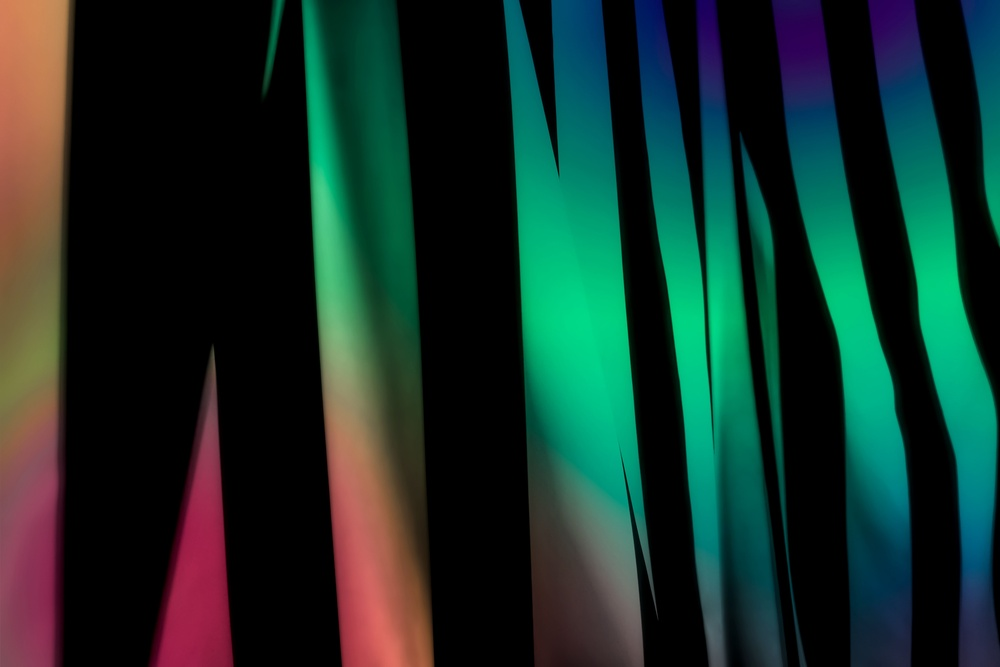
#> input picture main/L08_fourier_transform_*/dataset/absback_img_06.jpg, 1000 x 667 px, shrunk from 7360 x 4907 before the run
$ jupyter execute --allow-errors L08_main.ipynb
#> lines starting #> are read from the running program, lines starting #| are printed output that depends on the picture
# Bài thực hành: Tạo nhiễu (Noise) và quan sát bằng Fourier Transform

Trong xử lý ảnh kỹ thuật số, biến đổi Fourier 2D (2D Fourier Transform) là một công cụ toán học mạnh mẽ giúp chuyển đổi tín hiệu từ **miền không gian (Spatial Domain)** sang **miền tần số (Frequency Domain)**.

Bài thực hành này minh họa cách tạo các loại nhiễu phổ biến (**Gaussian, Salt & Pepper, Speckle, Poisson, Periodic**) trên ảnh xám và phân tích đặc trưng phổ tần số của chúng.

### 1. Import các thư viện cần thiết

- **`cv2` (OpenCV)**: Đọc ảnh, chuyển đổi hệ màu và xử lý ảnh cơ bản.
- **`numpy`**: Xử lý ma trận số học và thực hiện biến đổi Fourier nhanh 2D (`np.fft.fft2`, `np.fft.fftshift`).
- **`matplotlib.pyplot`**: Hiển thị trực quan ảnh và các phổ biên độ/pha.

[cell 1]
import cv2
import numpy as np
import matplotlib.pyplot as plt

### 2. Đọc và tiền xử lý ảnh đầu vào

Bước này thực hiện:
1. Đọc ảnh từ đường dẫn `dataset/absback_img_06.jpg`.
2. Kiểm tra tính hợp lệ của dữ liệu ảnh.
3. Chuyển đổi từ hệ màu **BGR** mặc định của OpenCV sang **RGB** (để hiển thị bằng Matplotlib) và **Grayscale** (ảnh xám một kênh dùng cho biến đổi Fourier).

[cell 2]
image_path = "dataset/absback_img_06.jpg"

img_bgr = cv2.imread(image_path)
#> img_bgr is the input picture: shape (667, 1000, 3); mean B, G, R 41.3, 48.7, 22.6

if img_bgr is None:
    raise ValueError("Không đọc được ảnh. Kiểm tra lại image_path.")

img_rgb = cv2.cvtColor(img_bgr, cv2.COLOR_BGR2RGB)
img_gray = cv2.cvtColor(img_bgr, cv2.COLOR_BGR2GRAY)

plt.figure(figsize=(3, 3))
plt.imshow(img_gray, cmap="gray")
plt.title("Original image")
plt.axis("off")
plt.show()

### 3. Định nghĩa hàm biến đổi Fourier 2D

Hàm `fourier_transform_frequency_domain` thực hiện chuỗi thao tác:
1. **Chuyển đổi kiểu dữ liệu**: Đưa ma trận ảnh xám về dạng số thực `float32`.
2. **Biến đổi Fourier nhanh 2D (`np.fft.fft2`)**: Tính toán phổ tần số phức của ảnh.
3. **Dịch tâm (`np.fft.fftshift`)**: Dịch chuyển thành phần tần số bằng 0 (DC component) từ các góc về trung tâm ma trận phổ.
4. **Tính phổ biên độ (Magnitude Spectrum)**: Dùng thang đo logarit để nén dải động, giúp hiển thị rõ các thành phần tần số có năng lượng thấp:
   $$\text{Magnitude}(u, v) = 20 \cdot \log\left(1 + |F(u, v)|\right)$$
5. **Tính phổ pha (Phase Spectrum)**: Lấy góc pha của số phức bằng `np.angle`.

[cell 3]
def fourier_transform_frequency_domain(image, color_space="BGR", visualize=True, figsize=(15, 5)):
    """Transform an image to the frequency domain with 2D Fourier Transform."""
#> called with color_space = 'BGR', visualize = True, figsize = (15, 5)
    if image is None:
        raise ValueError("Input image is None.")

    if isinstance(image, str):
        gray_image = cv2.imread(image, cv2.IMREAD_GRAYSCALE)
        if gray_image is None:
            raise ValueError(f"Cannot read image from path: {image}")
    else:
        image_array = np.asarray(image)

        if image_array.ndim == 2:
            gray_image = image_array.copy()
        elif image_array.ndim == 3 and image_array.shape[2] >= 3:
            conversion = cv2.COLOR_RGB2GRAY if color_space.upper() == "RGB" else cv2.COLOR_BGR2GRAY
            gray_image = cv2.cvtColor(image_array[:, :, :3], conversion)
        else:
            raise ValueError("Image must be a path, a grayscale image, or a 3-channel color image.")

    gray_float = gray_image.astype(np.float32)
    fft_image = np.fft.fft2(gray_float)
    fft_shifted = np.fft.fftshift(fft_image)

    magnitude_spectrum = 20 * np.log1p(np.abs(fft_shifted))
    phase_spectrum = np.angle(fft_shifted)

    if visualize:
        show_images(
            [gray_image, magnitude_spectrum, phase_spectrum],
            ["Spatial domain", "Magnitude spectrum", "Phase spectrum"],
            cmap="gray",
            figsize=figsize,
        )

    return {
        "gray_image": gray_image,
        "fft_image": fft_image,
        "fft_shifted": fft_shifted,
        "magnitude_spectrum": magnitude_spectrum,
        "phase_spectrum": phase_spectrum,
    }

### 4. Phân tích phổ Fourier của ảnh gốc

Thực hiện biến đổi Fourier trên ảnh gốc chưa thêm nhiễu để làm mốc chuẩn (baseline) so sánh với các ảnh bị nhiễu.

#> (a cell that did not finish here is left out)

### 5. Định nghĩa hàm tiện ích hiển thị nhiều ảnh

Hàm `show_images` sắp xếp các ảnh trên cùng một hàng ngang nhằm thuận tiện cho việc so sánh trực quan giữa ảnh không gian và phổ tương ứng.

[cell 5]
def show_images(images, titles, cmap="gray", figsize=(15, 5)):
    plt.figure(figsize=figsize)

    for i, (image, title) in enumerate(zip(images, titles)):
        plt.subplot(1, len(images), i + 1)
        plt.imshow(image, cmap=cmap)
        plt.title(title)
        plt.axis("off")

    plt.tight_layout()
    plt.show()

---
### 6. Tạo nhiễu cộng Gaussian (Gaussian Noise)

**Gaussian noise** là loại nhiễu cộng ngẫu nhiên tuân theo phân phối chuẩn (Gaussian distribution), thường xuất hiện do nhiễu nhiệt trong cảm biến máy ảnh hoặc mạch khuếch đại:

$$I_{\text{noisy}}(x, y) = I(x, y) + N(x, y)$$

Trong đó $N(x, y) \sim \mathcal{N}(\mu, \sigma^2)$ là giá trị nhiễu có giá trị kỳ vọng $\mu$ (thường bằng 0) và độ lệch chuẩn $\sigma$.

*Đoạn mã dưới đây sinh nhiễu Gaussian bằng `np.random.normal`, cộng vào ảnh gốc và kẹp (clip) giá trị trong khoảng `[0, 255]`.*

[cell 6]
def add_gaussian_noise(image, mean=0, sigma=25):
#> called with mean = 0, sigma = 10
    image_float = image.astype(np.float32)

    noise = np.random.normal(mean, sigma, image.shape)
    noisy = image_float + noise
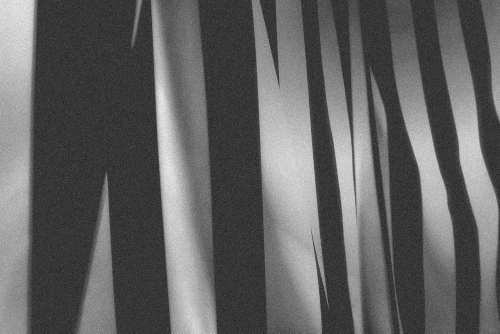
#> noisy: shape (667, 1000) float64 (shown at 1/2 size); min -50.02, max 184, mean 40.1; drawn with min black and max white

    noisy = np.clip(noisy, 0, 255)
    return noisy.astype(np.uint8), sigma

gaussian_noisy, sigma = add_gaussian_noise(img_gray, mean=0, sigma = 10) # Change sigma values
#> sigma = 10

show_images(
    [img_gray, gaussian_noisy],
    ["Original grayscale", f"Gaussian noise with sigma={sigma}"]
)
#> the loop in show_images, `for i, (image, title) in enumerate(zip(images, titles)):` made 2 passes
#> title on passes 1 to 2: 'Original grayscale', 'Gaussian noise with sigma=10'

gaussian_noisy_frequency_result = fourier_transform_frequency_domain(gaussian_noisy)
#> the loop in show_images (call 2), `for i, (image, title) in enumerate(zip(images, titles)):` made 3 passes
#> gaussian_noisy_frequency_result = 5 items

---
### 7. Tạo nhiễu Muối Tiêu (Salt & Pepper Noise)

**Salt & Pepper noise** là loại nhiễu xung (impulse noise), xảy ra khi tín hiệu bị hỏng đột ngột tại một số điểm ảnh (do lỗi truyền tải hoặc khuyết tật cảm biến). Điểm ảnh bị nhiễu sẽ biến thành màu trắng cực đại (**Muối - Salt**: giá trị 255) hoặc màu đen cực tiểu (**Tiêu - Pepper**: giá trị 0):

$$I_{\text{noisy}}(x, y) = \begin{cases} 255 & \text{với xác suất } \frac{p}{2} \\ 0 & \text{với xác suất } \frac{p}{2} \\ I(x, y) & \text{với xác suất } 1 - p \end{cases}$$

Trong đó $p$ là tổng mật độ điểm ảnh bị nhiễu (`amount`).

*Đoạn mã dưới đây lựa chọn ngẫu nhiên các tọa độ `(y, x)` trên ảnh để gán giá trị 255 hoặc 0.*

[cell 7]
def add_salt_pepper_noise(image, amount=0.03, salt_vs_pepper=0.5):
#> called with amount = 0.05, salt_vs_pepper = 0.5
    noisy = image.copy()

    h, w = image.shape
    num_pixels = h * w

    num_salt = int(amount * num_pixels * salt_vs_pepper)
    num_pepper = int(amount * num_pixels * (1 - salt_vs_pepper))

    # Salt: pixel trắng
    ys = np.random.randint(0, h, num_salt)
    xs = np.random.randint(0, w, num_salt)
    noisy[ys, xs] = 255

    # Pepper: pixel đen
    ys = np.random.randint(0, h, num_pepper)
    xs = np.random.randint(0, w, num_pepper)
    noisy[ys, xs] = 0
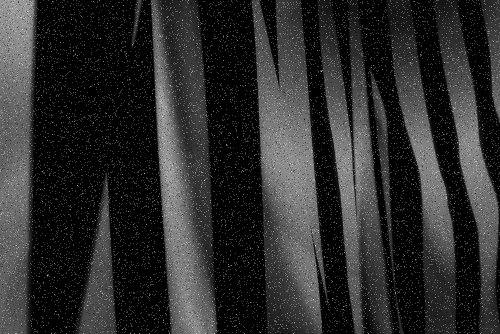
#> noisy: shape (667, 1000) (shown at 1/2 size); min 0, max 255, mean 44.2

    return noisy

sp_noisy = add_salt_pepper_noise(img_gray, amount=0.05)

show_images(
    [img_gray, sp_noisy],
    ["Original grayscale", "Salt & pepper noise"]
)

sp_noisy_frequency_result = fourier_transform_frequency_domain(sp_noisy)
#> sp_noisy_frequency_result = 5 items

---
### 8. Tạo nhiễu Đốm (Speckle Noise)

**Speckle noise** là loại nhiễu nhân (multiplicative noise), đặc trưng trong ảnh ra-đa chủ động (SAR), siêu âm y khoa hoặc chụp ảnh bằng tia laser:

$$I_{\text{noisy}}(x, y) = I(x, y) + I(x, y) \cdot N(x, y) = I(x, y) \cdot \big(1 + N(x, y)\big)$$

Trong đó $N(x, y) \sim \mathcal{N}(0, \sigma^2)$ là biến ngẫu nhiên phân phối chuẩn. Do lượng nhiễu tỉ lệ thuận với cường độ sáng $I(x, y)$, các **vùng ảnh sáng sẽ chịu dao động nhiễu mạnh hơn đáng kể so với các vùng tối**.

[cell 8]
def add_speckle_noise(image, mean=0, sigma=0.2):
#> called with mean = 0, sigma = 0.2
    image_float = image.astype(np.float32)

    noise = np.random.normal(mean, sigma, image.shape)
    noisy = image_float + image_float * noise

    noisy = np.clip(noisy, 0, 255)
    return noisy.astype(np.uint8)

speckle_noisy = add_speckle_noise(img_gray, sigma=0.2)

show_images(
    [img_gray, speckle_noisy],
    ["Original grayscale", "Speckle noise"]
)

speckle_noisy_frequency_result = fourier_transform_frequency_domain(speckle_noisy)
#> call 4 of fourier_transform_frequency_domain, with color_space = 'BGR', visualize = True, figsize = (15, 5)
#> in fourier_transform_frequency_domain (call 4), `phase_spectrum = np.angle(fft_shifted)`:
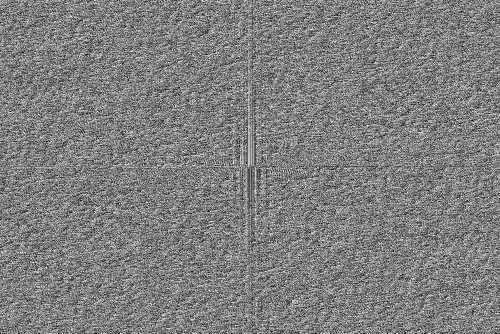
#> phase_spectrum: shape (667, 1000) float64 (shown at 1/2 size); min -3.14, max 3.14, mean -1.78e-18; drawn with min black and max white
#> speckle_noisy_frequency_result = 5 items

---
### 9. Tạo nhiễu Poisson (Poisson Noise / Shot Noise)

**Poisson noise** (hay Shot noise) sinh ra từ sự biến động thống kê ngẫu nhiên của số lượng photon ánh sáng đập vào bề mặt cảm biến trong một khoảng thời gian phơi sáng nhất định. Ảnh chụp trong điều kiện thiếu sáng (low-light) rất nhạy cảm với loại nhiễu này:

$$I_{\text{noisy}}(x, y) \sim \text{Poisson}\big(I(x, y)\big)$$

Đặc tính quan trọng của phân phối Poisson là **phương sai bằng chính giá trị kỳ vọng** ($\sigma^2 = I$). Do đó, độ lệch chuẩn của nhiễu tại mỗi điểm ảnh tỉ lệ thuận với căn bậc hai của cường độ sáng tín hiệu ($\sigma = \sqrt{I}$).

[cell 9]
def add_poisson_noise(image):
    image_float = image.astype(np.float32)

    noisy = np.random.poisson(image_float)
    noisy = np.clip(noisy, 0, 255)

    return noisy.astype(np.uint8)

poisson_noisy = add_poisson_noise(img_gray)

show_images(
    [img_gray, poisson_noisy],
    ["Original grayscale", "Poisson noise"]
)

---
### 10. Tạo nhiễu Tuần Hoàn (Periodic / Sinusoidal Noise)

**Periodic noise** xuất hiện khi có sự nhiễu loạn sóng điện từ hoặc nhiễu nguồn điện xoay chiều tác động liên tục vào thiết bị ghi hình, tạo ra các vân sóng tuần hoàn lặp đi lặp lại trên ảnh.

Công thức sóng hài nhiễu theo phương ngang:
$$I_{\text{noisy}}(x, y) = I(x, y) + A \cdot \sin\left(\frac{2\pi f \cdot x}{W}\right)$$

Công thức sóng hài nhiễu theo phương dọc:
$$I_{\text{noisy}}(x, y) = I(x, y) + A \cdot \sin\left(\frac{2\pi f \cdot y}{H}\right)$$

Trong đó $A$ là biên độ dao động (`amplitude`), $f$ là tần số không gian (`frequency`), $W, H$ là chiều rộng và chiều cao của ma trận ảnh.

> **Đặc trưng trên miền tần số (Fourier Transform)**: Khi chuyển sang miền tần số, nhiễu tuần hoàn không phân bố đều mà tập trung toàn bộ năng lượng vào **hai điểm sáng cô lập đối xứng qua tâm phổ biên độ**. Nhờ đặc tính này, ta có thể dễ dàng định vị và khử nhiễu tuần hoàn bằng bộ lọc chắn điểm (Notch Filter) trong miền tần số.

[cell 10]
def add_periodic_noise(image, amplitude=40, frequency=10, direction="horizontal"):
#> called with amplitude = 40, frequency = 12, direction = 'horizontal'
    h, w = image.shape

    if direction == "horizontal":
        x = np.arange(w)
        sinusoid = amplitude * np.sin(2 * np.pi * frequency * x / w)
        noise = np.tile(sinusoid, (h, 1))

    elif direction == "vertical":
        y = np.arange(h)
        sinusoid = amplitude * np.sin(2 * np.pi * frequency * y / h)
        noise = np.tile(sinusoid[:, np.newaxis], (1, w))

    else:
        raise ValueError("direction phải là 'horizontal' hoặc 'vertical'")

    noisy = image.astype(np.float32) + noise
    noisy = np.clip(noisy, 0, 255)
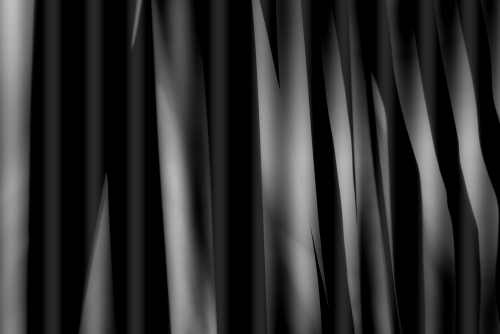
#> noisy: shape (667, 1000) float64 (shown at 1/2 size); min 0, max 191, mean 46.5

    return noisy.astype(np.uint8)

periodic_noisy = add_periodic_noise(
    img_gray,
    amplitude=40,
    frequency=12,
    direction="horizontal"
)

show_images(
    [img_gray, periodic_noisy],
    ["Original grayscale", "Periodic noise"]
)

periodic_noisy_frequency_result = fourier_transform_frequency_domain(periodic_noisy)
#> in fourier_transform_frequency_domain (call 5), `phase_spectrum = np.angle(fft_shifted)`:
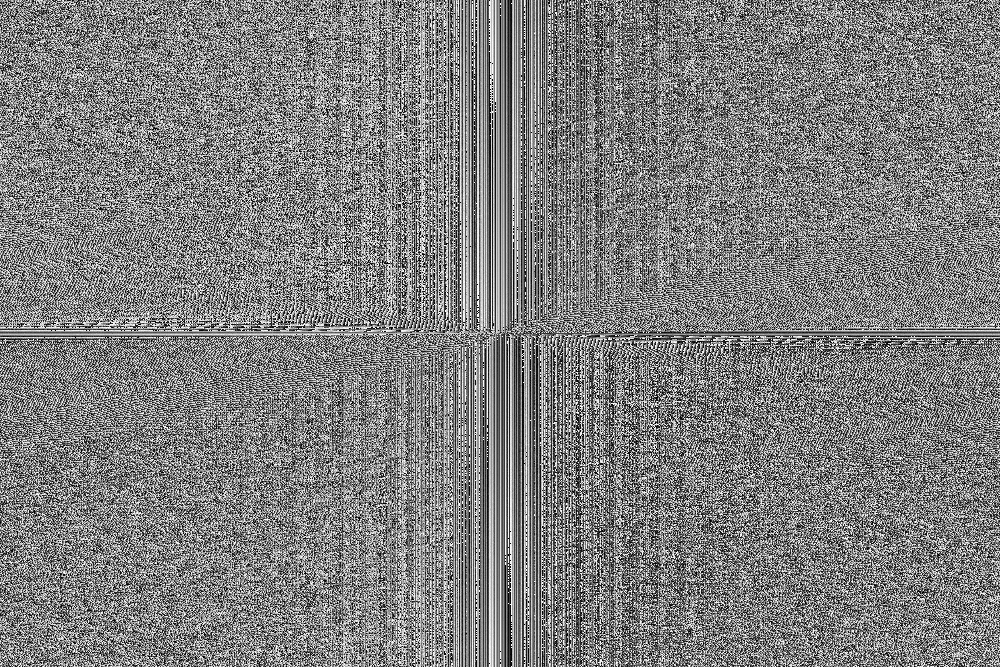
#> phase_spectrum: shape (667, 1000) float64; min -3.14, max 3.14, mean -1.14e-16; drawn with min black and max white
#> periodic_noisy_frequency_result = 5 items

$ run again, with main/L08_fourier_transform_*/dataset/absback_img_01.jpg copied over main/L08_fourier_transform_*/dataset/absback_img_06.jpg
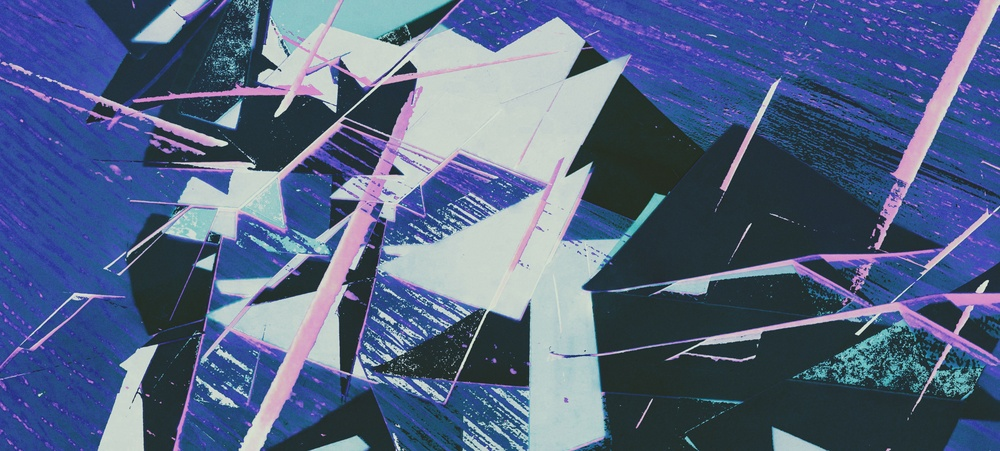
#> input picture main/L08_fourier_transform_*/dataset/absback_img_01.jpg, 1000 x 451 px, shrunk from 5158 x 2325 before the run
#> img_bgr is the input picture: shape (451, 1000, 3); mean B, G, R 132.3, 100.1, 83.4
#> sigma = 10
#> the loop in show_images, `for i, (image, title) in enumerate(zip(images, titles)):` made 2 passes
#> title on passes 1 to 2: 'Original grayscale', 'Gaussian noise with sigma=10'
#> the loop in show_images (call 2), `for i, (image, title) in enumerate(zip(images, titles)):` made 3 passes
#> gaussian_noisy_frequency_result = 5 items
#> in add_periodic_noise, `noisy = image.astype(np.float32) + noise`:
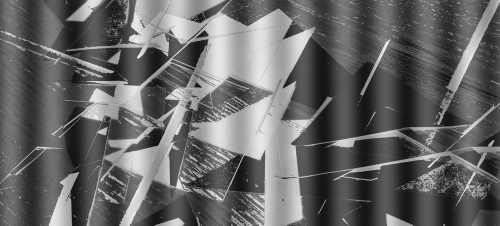
#> noisy: shape (451, 1000) float64 (shown at 1/2 size); min -21.87, max 278.9, mean 98.7; drawn with min black and max white
#> in fourier_transform_frequency_domain (call 5), `phase_spectrum = np.angle(fft_shifted)`:
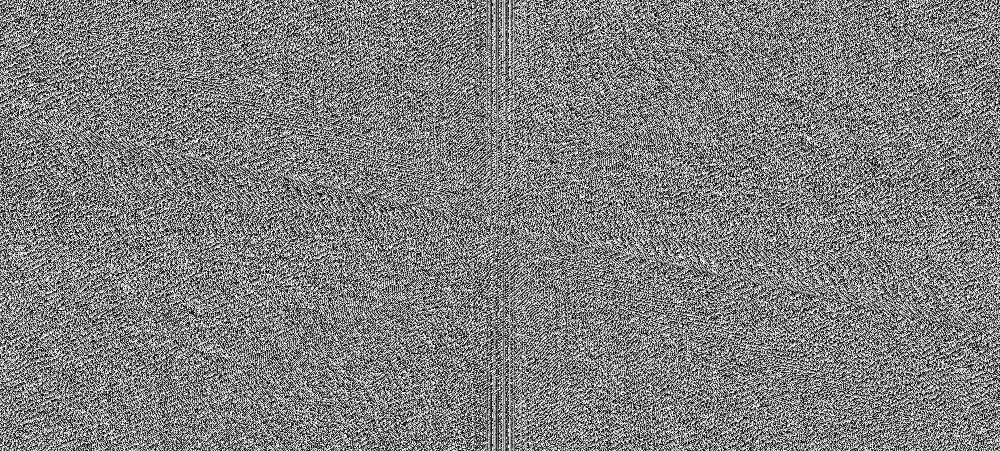
#> phase_spectrum: shape (451, 1000) float64; min -3.14, max 3.14, mean 3.09e-18; drawn with min black and max white
